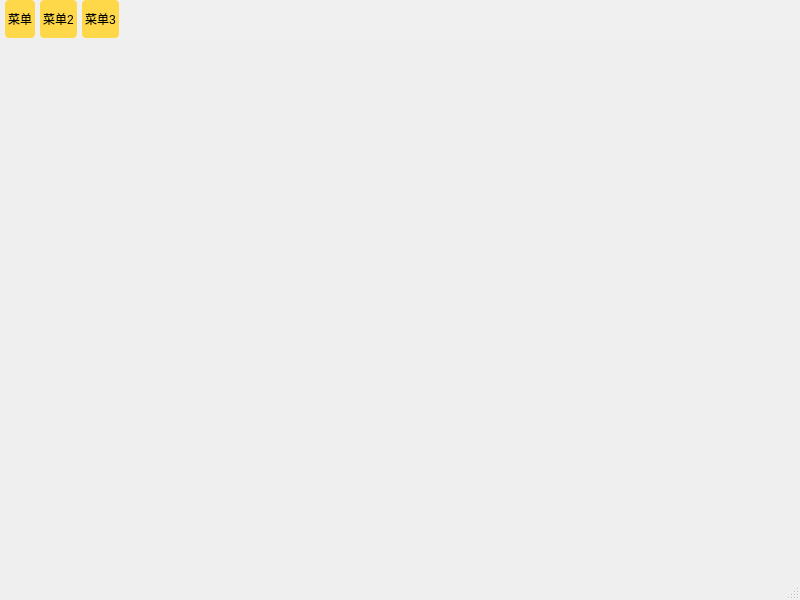
<?xml version="1.0" encoding="UTF-8"?>
<ui version="4.0">
 <class>MainWindow</class>
 <widget class="QMainWindow" name="MainWindow">
  <property name="geometry">
   <rect>
    <x>0</x>
    <y>0</y>
    <width>800</width>
    <height>600</height>
   </rect>
  </property>
  <property name="windowTitle">
   <string>MainWindow</string>
  </property>
  <property name="styleSheet">
   <string notr="true">QMenuBar
{
	background-color: #f0f0f0;
	spacing: 5px;
}

QMenuBar::item
{
	border-radius: 4px;
	padding: 10px 3px;
	background-color: rgb(255, 216, 73)
}

QMenuBar::item:selected
{
	background-color: rgb(170, 85, 0);
}

QMenu::item
{
	border: 2px solid transparent;
	padding: 2px 10px;
}

QMenu::separator
{
	height: 2px;
	background-color: green;
	margin: 0 5px;
}

QMenu::item:selected
{
	border: 2px solid red;
}</string>
  </property>
  <widget class="QWidget" name="centralwidget"/>
  <widget class="QMenuBar" name="menubar">
   <property name="geometry">
    <rect>
     <x>0</x>
     <y>0</y>
     <width>800</width>
     <height>36</height>
    </rect>
   </property>
   <widget class="QMenu" name="menu">
    <property name="title">
     <string>菜单</string>
    </property>
    <addaction name="separator"/>
    <addaction name="action111"/>
    <addaction name="action222"/>
    <addaction name="action333"/>
    <addaction name="separator"/>
    <addaction name="action444"/>
    <addaction name="action555"/>
   </widget>
   <widget class="QMenu" name="menu_2">
    <property name="title">
     <string>菜单2</string>
    </property>
   </widget>
   <widget class="QMenu" name="menu_3">
    <property name="title">
     <string>菜单3</string>
    </property>
   </widget>
   <addaction name="menu"/>
   <addaction name="menu_2"/>
   <addaction name="menu_3"/>
  </widget>
  <widget class="QStatusBar" name="statusbar"/>
  <action name="action111">
   <property name="text">
    <string>111</string>
   </property>
  </action>
  <action name="action222">
   <property name="text">
    <string>222</string>
   </property>
  </action>
  <action name="action333">
   <property name="text">
    <string>333</string>
   </property>
  </action>
  <action name="action444">
   <property name="text">
    <string>444</string>
   </property>
  </action>
  <action name="action555">
   <property name="text">
    <string>555</string>
   </property>
  </action>
 </widget>
 <resources/>
 <connections/>
</ui>
